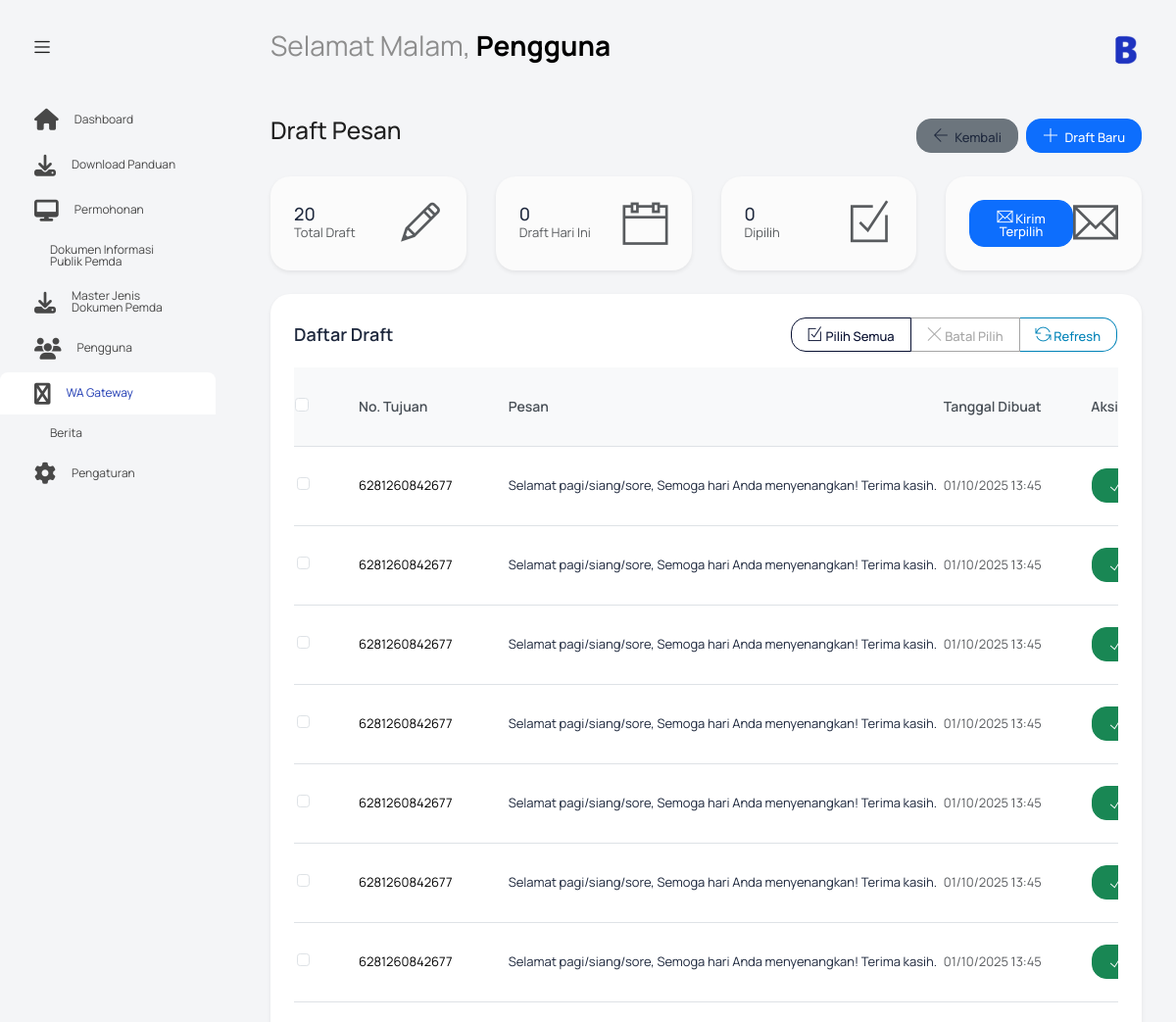
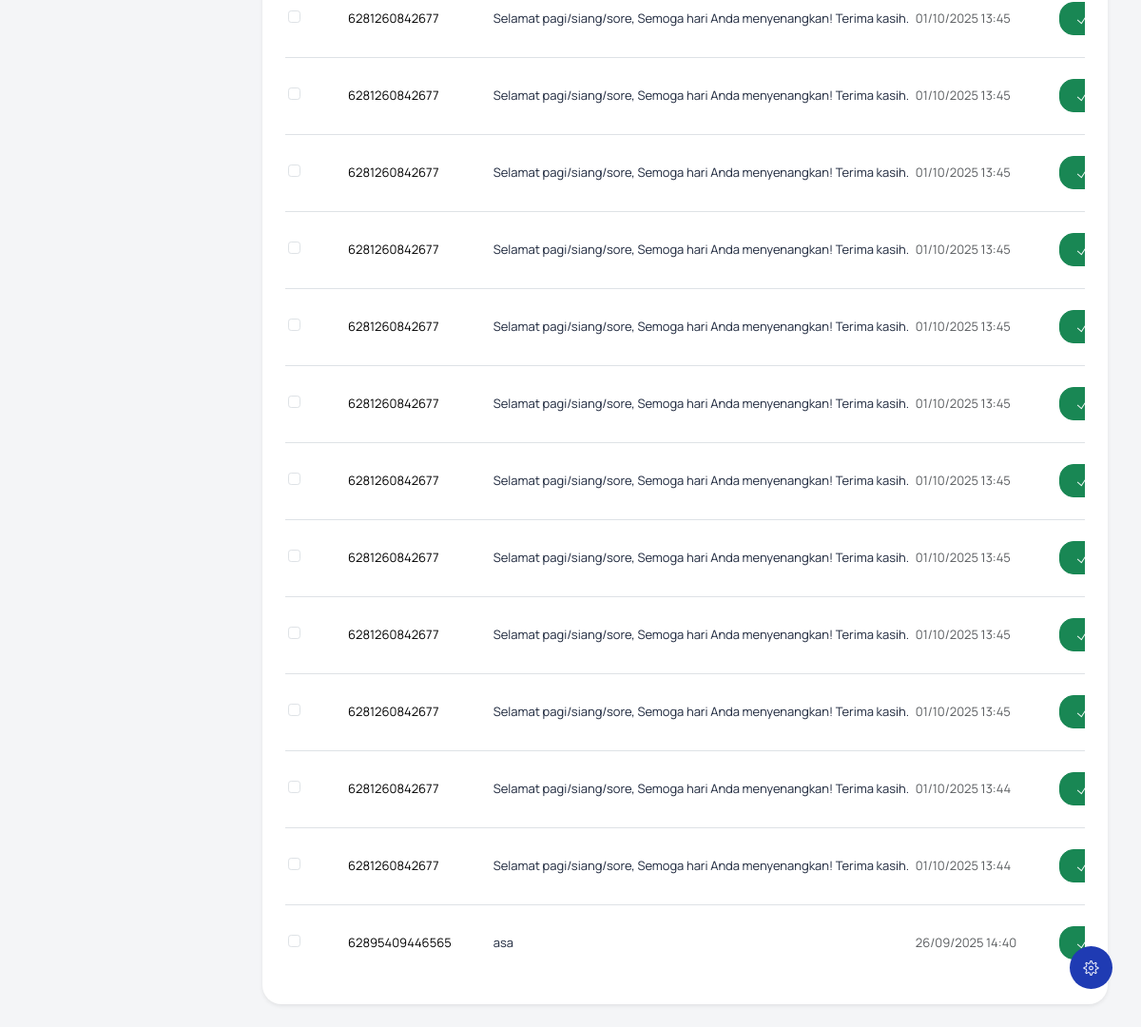
Page /index.php?controller=wagateway&action=draft (signed in) on the committed database (2 pictures, top to bottom).
### tables this page shows
CREATE TABLE `wagateway` (
  `id_wagateway` int NOT NULL,
  `no_tujuan` varchar(20) NOT NULL,
  `pesan` text NOT NULL,
  `tanggal_kirim` datetime DEFAULT NULL,
  `status` varchar(20) DEFAULT 'Terjadwal'
);

### controllers/WAGatewayController.php (called while the page is built, shortened)
<?php
require_once 'models/WAGatewayModel.php';
class WAGatewayController {
    private $model;
    public function __construct() {
        $this->model = new WAGatewayModel();
    }
    public function draft() {
        $drafts = $this->model->getMessagesByStatus('terjadwal');
        include 'views/wagateway/draft.php';
    }
}
?>

### models/WAGatewayModel.php (called while the page is built, shortened)
<?php
class WAGatewayModel {
    private $conn;
    private $table = "wagateway";
    public function __construct() {
        $database = new Database();
        $this->conn = $database->getConnection();
    }
    public function getMessagesByStatus($status) {
        $query = "SELECT * FROM " . $this->table . " WHERE status = :status ORDER BY tanggal_kirim DESC";
        $stmt = $this->conn->prepare($query);
        $stmt->bindParam(':status', $status);
        $stmt->execute();
        return $stmt->fetchAll(PDO::FETCH_ASSOC);
    }
}
?>

### config/koneksi.php (called while the page is built, shortened)
<?php
class Database {
    private $host = "localhost";
    private $username = "root";
    private $password = "";
    private $database = "ppid_mandailing";
    public function getConnection() {
        $this->conn = null;
        try {
            $this->conn = new PDO("mysql:host=" . $this->host . ";dbname=" . $this->database, $this->username, $this->password);
            $this->conn->exec("set names utf8");
            $this->conn->setAttribute(PDO::ATTR_ERRMODE, PDO::ERRMODE_EXCEPTION);
            $this->conn->setAttribute(PDO::ATTR_DEFAULT_FETCH_MODE, PDO::FETCH_ASSOC);
        } catch(PDOException $exception) {
            error_log("Database connection error: " . $exception->getMessage());
        }
        return $this->conn;
    }
}
?>

### views/wagateway/draft.php (the view, shortened to what this page needs)
<?php include('template/header.php'); ?>
<body class="with-welcome-text">
  <div class="container-scroller">
    <?php include 'template/navbar.php'; ?>
    <div class="container-fluid page-body-wrapper">
      <?php include 'template/setting_panel.php'; ?>
      <?php include 'template/sidebar.php'; ?>
      <div class="main-panel">
        <div class="content-wrapper">
          <div class="row">
            <div class="col-md-12 grid-margin">
              <div class="row">
                <div class="col-12 col-xl-8 mb-4 mb-xl-0">
                  <h3 class="font-weight-bold">Draft Pesan</h3>
                </div>
                <div class="col-12 col-xl-4">
                  <div class="justify-content-end d-flex">
                    <a href="index.php?controller=wagateway&action=index" class="btn btn-sm btn-secondary me-2">
                      <i class="ti-arrow-left me-1"></i>
                      Kembali
                    </a>
                    <button class="btn btn-sm btn-primary" data-bs-toggle="collapse" data-bs-target="#draftForm">
                      <i class="ti-plus me-1"></i>
                      Draft Baru
                    </button>
                  </div>
                </div>
              </div>
            </div>
          </div>
          <div class="row mb-4">
            <div class="col-md-3">
              <div class="card bg-light text-dark border-0 shadow-sm">
                <div class="card-body text-center">
                  <div class="d-flex justify-content-between align-items-center">
                    <div class="text-start">
                      <h4 class="mb-0"><?= count($drafts) ?></h4>
                      <p class="mb-0 text-muted">Total Draft</p>
                    </div>
                    <div>
                      <i class="ti-pencil icon-lg text-muted"></i>
                    </div>
                  </div>
                </div>
              </div>
            </div>
            <div class="col-md-3">
              <div class="card bg-light text-dark border-0 shadow-sm">
                <div class="card-body text-center">
                  <div class="d-flex justify-content-between align-items-center">
                    <div class="text-start">
                      <h4 class="mb-0" id="todayDrafts">0</h4>
                      <p class="mb-0 text-muted">Draft Hari Ini</p>
                    </div>
                    <div>
                      <i class="ti-calendar icon-lg text-muted"></i>
                    </div>
                  </div>
                </div>
              </div>
            </div>
            <div class="col-md-3">
              <div class="card bg-light text-dark border-0 shadow-sm">
                <div class="card-body text-center">
                  <div class="d-flex justify-content-between align-items-center">
                    <div class="text-start">
                      <h4 class="mb-0" id="selectedDrafts">0</h4>
                      <p class="mb-0 text-muted">Dipilih</p>
                    </div>
                    <div>
                      <i class="ti-check-box icon-lg text-muted"></i>
                    </div>
                  </div>
                </div>
              </div>
            </div>
            <div class="col-md-3">
              <div class="card bg-light text-dark border-0 shadow-sm">
                <div class="card-body text-center">
                  <div class="d-flex justify-content-between align-items-center">
                    <div class="text-start">
                      <button class="btn btn-primary btn-sm" onclick="sendAllSelected()">
                        <i class="ti-email"></i> Kirim Terpilih
                      </button>
                    </div>
                    <div>
                      <i class="ti-email icon-lg text-muted"></i>
                    </div>
                  </div>
                </div>
              </div>
            </div>
          </div>
          <div class="row">
            <div class="col-md-12">
              <div class="card border-0 shadow-sm">
                <div class="card-body">
                  <div class="d-flex justify-content-between align-items-center mb-3">
                    <h4 class="card-title mb-0 text-dark">Daftar Draft</h4>
                    <div class="btn-group" role="group">
                      <button type="button" class="btn btn-sm btn-outline-primary" onclick="selectAll()">
                        <i class="ti-check-box"></i> Pilih Semua
                      </button>
                      <button type="button" class="btn btn-sm btn-outline-secondary" onclick="clearSelection()">
                        <i class="ti-close"></i> Batal Pilih
                      </button>
                      <button type="button" class="btn btn-sm btn-outline-info" onclick="refreshDrafts()">
                        <i class="ti-reload"></i> Refresh
                      </button>
                    </div>
                  </div>
                  <div class="table-responsive">
                    <table class="table table-hover" id="draftsTable">
                      <thead class="table-light">
                        <tr class="text-muted">
                          <th width="5%">
                            <div class="form-check">
                              <input class="form-check-input" type="checkbox" id="selectAllCheckbox">
                            </div>
                          </th>
                          <th width="15%">No. Tujuan</th>
                          <th width="40%">Pesan</th>
                          <th width="15%">Tanggal Dibuat</th>
                          <th width="25%">Aksi</th>
                        </tr>
                      </thead>
                      <tbody>
                        <?php if(!empty($drafts)): ?>
                          <?php foreach($drafts as $draft): ?>
                            <tr>
                              <td>
                                <div class="form-check">
                                  <input class="form-check-input draft-checkbox" type="checkbox" value="<?= $draft['id_wagateway'] ?>">
                                </div>
                              </td>
                              <td><?= htmlspecialchars($draft['no_tujuan']) ?></td>
                              <td>
                                <div class="message-preview text-dark" title="<?= htmlspecialchars($draft['pesan']) ?>">
                                  <?= htmlspecialchars(substr($draft['pesan'], 0, 100)) ?>
                                </div>
                              </td>
                              <td class="text-muted"><?= date('d/m/Y H:i', strtotime($draft['tanggal_kirim'])) ?></td>
                              <td>
                                <div class="btn-group" role="group">
                                  <form method="POST" style="display:inline;">
                                    <button type="submit" class="btn btn-sm btn-success" onclick="return confirm('Kirim draft ini sekarang?')" title="Kirim">
                                      <i class="ti-check"></i>
                                    </button>
                                  </form>
                                </div>
                              </td>
                            </tr>
                          <?php endforeach; ?>
                        <?php else: ?>
                          <tr>
                            <td colspan="5" class="text-center text-muted">Belum ada draft pesan</td>
                          </tr>
                        <?php endif; ?>
                      </tbody>
                    </table>
                  </div>
                </div>
              </div>
            </div>
          </div>
        </div>
      </div>
    </div>
  </div>
</body>
</html>

### views/wagateway/draft.php (style rules this page uses)
.message-preview { max-width: 400px; word-wrap: break-word; cursor: pointer; }
.card { border: 1px solid #e9ecef; transition: box-shadow 0.15s ease; }
.table { color: #495057; }
.table th { border-top: 0; color: #495057; font-weight: 600; }
.table td { vertical-align: middle; }
.btn { border-radius: 0.375rem; padding: 0.5rem 1rem; font-weight: 500; }
.btn-primary { background-color: #0d6efd; border-color: #0d6efd; }
.btn-secondary { background-color: #6c757d; border-color: #6c757d; }
.btn-success { background-color: #198754; border-color: #198754; }
.btn-group .btn { margin: 0 1px; }

### rows in the picture
wagateway: no_tujuan "6281260842677", pesan "Selamat pagi/siang/sore, Semoga hari Anda menyenangkan! Terima kasih.", tanggal_kirim "01/10/2025 13:45"
wagateway: no_tujuan "6281260842677", pesan "Selamat pagi/siang/sore, Semoga hari Anda menyenangkan! Terima kasih.", tanggal_kirim "01/10/2025 13:45"
wagateway: no_tujuan "6281260842677", pesan "Selamat pagi/siang/sore, Semoga hari Anda menyenangkan! Terima kasih.", tanggal_kirim "01/10/2025 13:45"
wagateway: no_tujuan "6281260842677", pesan "Selamat pagi/siang/sore, Semoga hari Anda menyenangkan! Terima kasih.", tanggal_kirim "01/10/2025 13:45"
wagateway: no_tujuan "6281260842677", pesan "Selamat pagi/siang/sore, Semoga hari Anda menyenangkan! Terima kasih.", tanggal_kirim "01/10/2025 13:45"
wagateway: no_tujuan "6281260842677", pesan "Selamat pagi/siang/sore, Semoga hari Anda menyenangkan! Terima kasih.", tanggal_kirim "01/10/2025 13:45"
wagateway: no_tujuan "6281260842677", pesan "Selamat pagi/siang/sore, Semoga hari Anda menyenangkan! Terima kasih.", tanggal_kirim "01/10/2025 13:45"
wagateway: no_tujuan "6281260842677", pesan "Selamat pagi/siang/sore, Semoga hari Anda menyenangkan! Terima kasih.", tanggal_kirim "01/10/2025 13:45"
wagateway: no_tujuan "6281260842677", pesan "Selamat pagi/siang/sore, Semoga hari Anda menyenangkan! Terima kasih.", tanggal_kirim "01/10/2025 13:45"
wagateway: no_tujuan "6281260842677", pesan "Selamat pagi/siang/sore, Semoga hari Anda menyenangkan! Terima kasih.", tanggal_kirim "01/10/2025 13:45"
wagateway: no_tujuan "6281260842677", pesan "Selamat pagi/siang/sore, Semoga hari Anda menyenangkan! Terima kasih.", tanggal_kirim "01/10/2025 13:45"
wagateway: no_tujuan "6281260842677", pesan "Selamat pagi/siang/sore, Semoga hari Anda menyenangkan! Terima kasih.", tanggal_kirim "01/10/2025 13:45"
wagateway: no_tujuan "6281260842677", pesan "Selamat pagi/siang/sore, Semoga hari Anda menyenangkan! Terima kasih.", tanggal_kirim "01/10/2025 13:45"
wagateway: no_tujuan "6281260842677", pesan "Selamat pagi/siang/sore, Semoga hari Anda menyenangkan! Terima kasih.", tanggal_kirim "01/10/2025 13:45"
wagateway: no_tujuan "6281260842677", pesan "Selamat pagi/siang/sore, Semoga hari Anda menyenangkan! Terima kasih.", tanggal_kirim "01/10/2025 13:45"
wagateway: no_tujuan "6281260842677", pesan "Selamat pagi/siang/sore, Semoga hari Anda menyenangkan! Terima kasih.", tanggal_kirim "01/10/2025 13:45"
wagateway: no_tujuan "6281260842677", pesan "Selamat pagi/siang/sore, Semoga hari Anda menyenangkan! Terima kasih.", tanggal_kirim "01/10/2025 13:45"
wagateway: no_tujuan "6281260842677", pesan "Selamat pagi/siang/sore, Semoga hari Anda menyenangkan! Terima kasih.", tanggal_kirim "01/10/2025 13:44"
wagateway: no_tujuan "6281260842677", pesan "Selamat pagi/siang/sore, Semoga hari Anda menyenangkan! Terima kasih.", tanggal_kirim "01/10/2025 13:44"
wagateway: no_tujuan "62895409446565", pesan "asa", tanggal_kirim "26/09/2025 14:40"

### other values in the picture
$greeting "Selamat Malam"
$nama "Pengguna"
count($drafts) "20"
